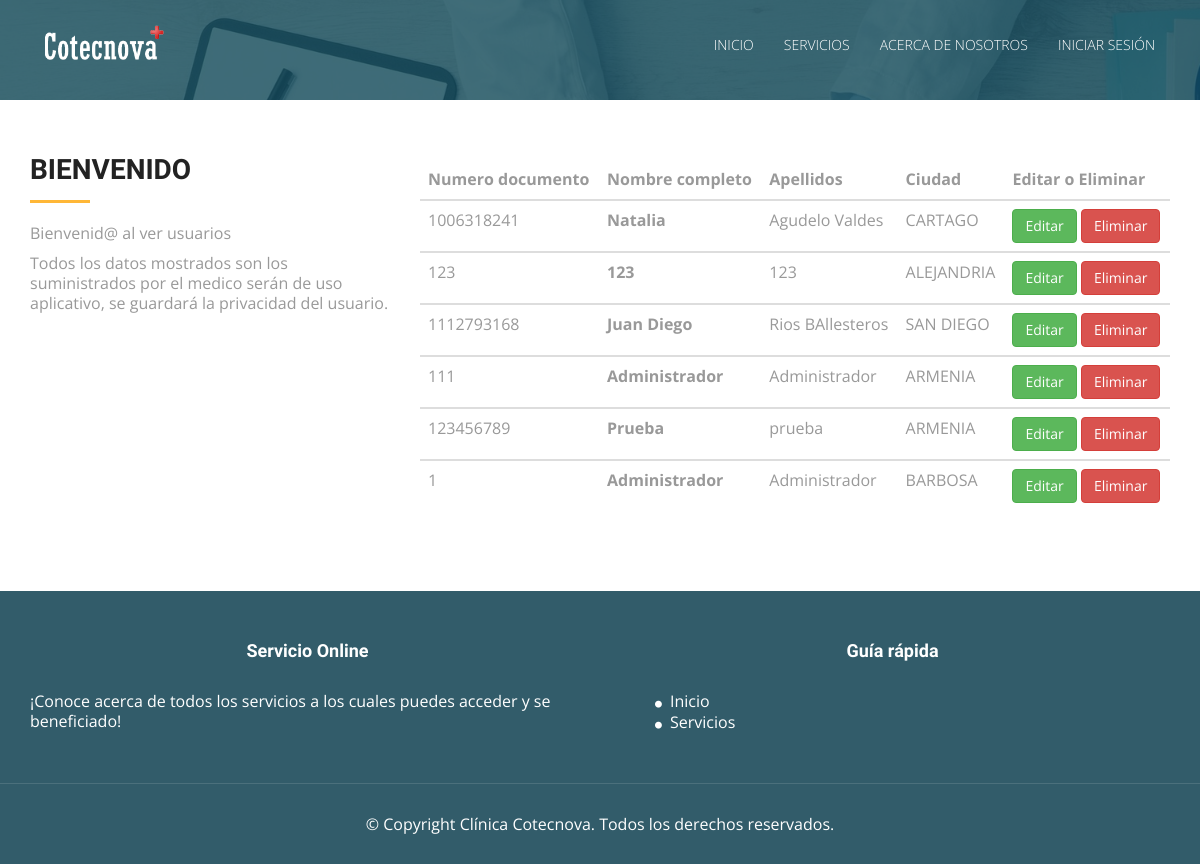
/ver_usuario.php, run on the app's committed database.
### tables this page shows
CREATE TABLE IF NOT EXISTS `usuarios` (
  `id_usuario` int(11) NOT NULL COMMENT 'Clave primaria de la tabla usuario',
  `numero_documento` varchar(30) NOT NULL COMMENT 'Numero de identificacion del documento de la persona',
  `nombre_completo` varchar(100) NOT NULL COMMENT 'nombre completo de la persona',
  `apellidos` varchar(100) NOT NULL COMMENT 'apellidos de la persona',
  `contrasena` varchar(150) NOT NULL COMMENT 'contraseña encriptadda por md5',
  `tipo_documento_id` int(11) NOT NULL,
  `estado_civil_id` int(11) NOT NULL,
  `departamento_id` int(11) NOT NULL,
  `ciudad_id` int(11) NOT NULL,
  `tipo_Usuario_id` int(11) NOT NULL,
  `estado` int(11) NOT NULL COMMENT 'estado para ver si esta eliminado el usuario. 1. activo 2.inactivo'
);

CREATE TABLE IF NOT EXISTS `ciudades` (
  `id_ciudad` int(11) NOT NULL,
  `nombre` varchar(50) NOT NULL,
  `departamento_id` int(11) NOT NULL
);

### Modelo/MySQL.php (called while the page is built, shortened)
<?php
class MySQL{
    private $hostname  = "127.0.0.1";
    private $user = "root";
    private $password = "";
    private $database = "clinica_cotecnova";
    private $conexion;
    public function conectar(){
        $this->conexion = mysqli_connect($this->hostname, $this->user, $this->password, $this->database);
    }
    public function efectuarConsulta($consulta){
        mysqli_query($this->conexion, "SET lc_time_names = 'es_ES'" );
        mysqli_query($this->conexion, "SET NAMES 'utf8'");
        mysqli_query($this->conexion, "SET CHARACTER 'utf8'");
       $this->resultadoConsulta = mysqli_query($this->conexion, $consulta);
        return $this->resultadoConsulta;
    }
}

### ver_usuario.php (the view, shortened to what this page needs)
<!DOCTYPE html>
<html lang="en">
<head>
  <link rel="stylesheet" type="text/css" href="css/font-awesome.min.css">
  <link rel="stylesheet" type="text/css" href="css/bootstrap.min.css">
  <link rel="stylesheet" type="text/css" href="css/style.css">
  <link rel="stylesheet" type="text/css" href="css/style2.css">
</head>
<body id="myPage" data-spy="scroll" data-target=".navbar" data-offset="60">
  <div id="container">
  <?php
  include("header_index.php");
  ?>
  <?php
    require_once 'Modelo/MySQL.php';
    $mysql = new MySQL;
    $mysql->conectar();
    $consulta = $mysql->efectuarConsulta("SELECT clinica_cotecnova.usuarios.id_usuario ,clinica_cotecnova.usuarios.numero_documento, clinica_cotecnova.usuarios.nombre_completo, clinica_cotecnova.usuarios.apellidos ,  clinica_cotecnova.ciudades.nombre from usuarios join ciudades  on clinica_cotecnova.usuarios.ciudad_id = clinica_cotecnova.ciudades.id_ciudad");
    ?>
  </div>
  <section id="service" class="section-padding">
    <div class="container">
      <div class="row">
        <div class="col-md-4 col-sm-4">
          <h2 class="ser-title">Bienvenido</h2>
          <hr class="botm-line">
          <p>Bienvenid@ al ver usuarios</p>
          <p>Todos los datos mostrados son los suministrados por el medico ser&aacute;n de uso aplicativo, se guardar&aacute; la privacidad del usuario.</p>
        </div>
        <div class="col-md-8 col-sm-8">
          <div class="card">
            <div class="card-body">
                <form class="form-horizontal form-material">
                <table class="table table-hover">
                    <thead>
                      <tr>
                        <th scope="col">Numero documento</th>
                        <th scope="col">Nombre completo</th>
                        <th scope="col">Apellidos</th>
                        <th scope="col">Ciudad</th>
                        <th scope="col">Editar o Eliminar</th>
                      </tr>
                    </thead>
                    <?php
                      while ($resultado= mysqli_fetch_assoc($consulta)){
                      $idUsuario = $resultado['id_usuario'];
                    ?>
                    <tbody>
                      <tr>
                        <td><?php echo $resultado['numero_documento'] ?></td>
                        <th scope="row"><?php echo $resultado['nombre_completo'] ?></th>
                        <td><?php echo $resultado['apellidos'] ?></td>
                        <td><?php echo $resultado['nombre'] ?></td>
                        <td>
                            <a href="editar_usuario.php?id=<?php echo $idUsuario; ?>" class="btn btn-success" name="enviar">Editar</a>
                            <a href="eliminar_usuario.php?id=<?php echo $idUsuario; ?>" class="btn btn-danger" name="eliminar">Eliminar</a>
                            </div>
                        </td>
                      </tr>
                    </tbody>
                    <?php
                      }
                    ?>
  </section>
  <div id="footer">
  <?php
  include("footer.php");
  ?>
  </div>
</body>
</html>

### css/style.css (style rules this page uses)
body { font-family: 'Open Sans', sans-serif; line-height: 20px; color: #999999; font-size: 300; font-size: 16px; }
table { border-collapse: collapse; border-spacing: 0; }
h1, h2, h3, h4, h5, h6 { font-family: 'Raleway', sans-serif; font-weight: 600; color: #222222; }
a, a:hover, a:focus, a:active { outline: none; color: #fff; }
.section-padding { padding: 60px 0px; }
h2 { line-height: 20px; margin: 0; font-size: 28px; font-weight: 700; text-transform: uppercase; }
hr.botm-line { height: 3px; width: 60px; background: #ffb737; position: relative; border: 0; margin: 20px 0 20px 0; }
td { border: 0px solid #ededed; border-top: 1px solid rgba(216, 216, 216, 0.5); padding: 6px 10px 6px 0; }
#footer { background-color: #325C6A; }

### css/style2.css (style rules this page uses)
.card { margin-bottom: 20px; }

### data on the page
usuarios: numero_documento "1006318241", nombre_completo "Natalia", apellidos "Agudelo Valdes", ciudades.nombre "CARTAGO"
usuarios: numero_documento "123", nombre_completo "123", apellidos "123", ciudades.nombre "ALEJANDRIA"
usuarios: numero_documento "1112793168", nombre_completo "Juan Diego", apellidos "Rios BAllesteros", ciudades.nombre "SAN DIEGO"
usuarios: numero_documento "111", nombre_completo "Administrador", apellidos "Administrador", ciudades.nombre "ARMENIA"
usuarios: numero_documento "123456789", nombre_completo "Prueba", apellidos "prueba", ciudades.nombre "ARMENIA"
usuarios: numero_documento "1", nombre_completo "Administrador", apellidos "Administrador", ciudades.nombre "BARBOSA"
